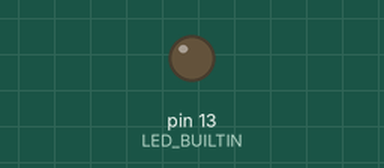
A sketch run on a simulated Arduino Uno, built with avr-gcc and run on an emulated ATmega328P. Shown: output pins drawn as LEDs (lit = HIGH).

Above: at 0.2 s.
At 1.0 s:
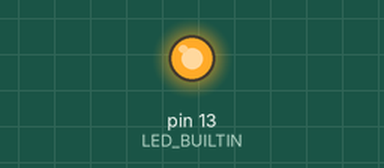
Timing chart, 0 to 5.6 s (numbered marks = the images above):
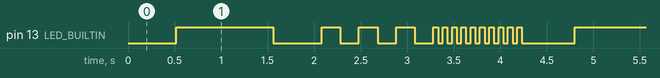

The sketch:

blinking_code.ino
```cpp
// Arduino Onboard LED Glowing Pattern Code

#define LED_BUILTIN 13  // Onboard LED pin

void setup() {
    pinMode(LED_BUILTIN, OUTPUT);
}

void loop() {
    // Breathing Effect
    for (int i = 0; i < 256; i += 5) {
        analogWrite(LED_BUILTIN, i);
        delay(20);
    }
    for (int i = 255; i >= 0; i -= 5) {
        analogWrite(LED_BUILTIN, i);
        delay(20);
    }

    // Blinking Pattern
    for (int i = 0; i < 3; i++) {
        digitalWrite(LED_BUILTIN, HIGH);
        delay(200);
        digitalWrite(LED_BUILTIN, LOW);
        delay(200);
    }

    // Fast Strobe Effect
    for (int i = 0; i < 10; i++) {
        digitalWrite(LED_BUILTIN, HIGH);
        delay(50);
        digitalWrite(LED_BUILTIN, LOW);
        delay(50);
    }
}
```

Measured:
- by itself, pin 13 (LED_BUILTIN): repeats every 4.3 s: LOW 0.52 s, 3 × (HIGH 0.20 s, LOW 0.20 s), 9 × (HIGH 0.05 s, LOW 0.05 s), HIGH 0.05 s, LOW 0.57 s, HIGH 1.0 s
- by itself, everything shown: repeats every 4.3 s, in 28 steps
